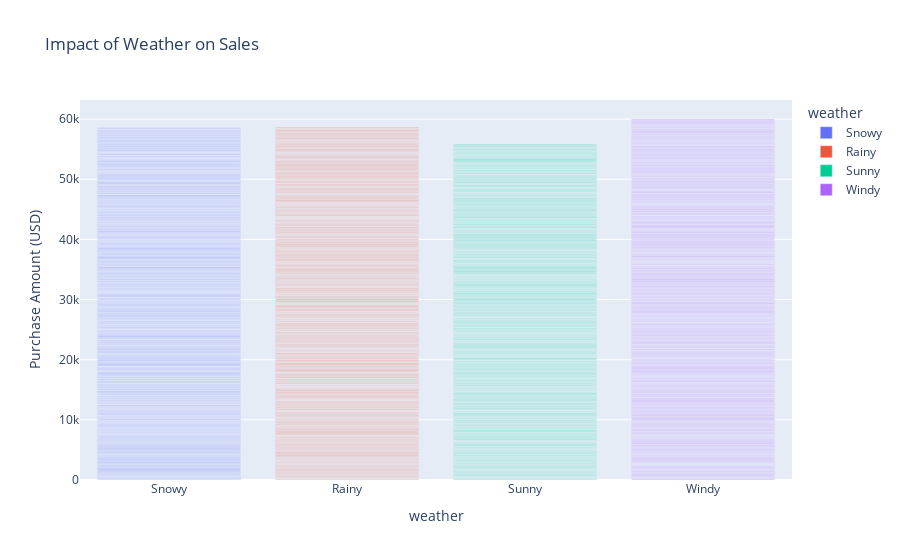

Source (notebook cell):
### Markdown cell above
#### Impact of Weather on Sales.

### Code cell
fig = px.bar(data, x='weather', y='Purchase Amount (USD)', color='weather',
             title='Impact of Weather on Sales')
fig.show()

### Figure 1 — Plotly figure (JSON) as saved in the notebook; plotly's stock layout.template omitted (floating-point values rounded to 4 significant figures; data arrays with more than 128 entries replaced by an {"elided": "..."} marker saying what was removed)
{"data": [{"alignmentgroup": "True", "hovertemplate": "weather=%{x}<br>Purchase Amount (USD)=%{y}<extra></extra>", "legendgroup": "Snowy", "marker": {"color": "#636efa", "pattern": {"shape": ""}}, "name": "Snowy", "offsetgroup": "Snowy", "orientation": "v", "showlegend": true, "textposition": "auto", "type": "bar", "x": {"elided": "971 str values"}, "xaxis": "x", "y": {"elided": "971 int values"}, "yaxis": "y"}, {"alignmentgroup": "True", "hovertemplate": "weather=%{x}<br>Purchase Amount (USD)=%{y}<extra></extra>", "legendgroup": "Rainy", "marker": {"color": "#EF553B", "pattern": {"shape": ""}}, "name": "Rainy", "offsetgroup": "Rainy", "orientation": "v", "showlegend": true, "textposition": "auto", "type": "bar", "x": {"elided": "999 str values"}, "xaxis": "x", "y": {"elided": "999 int values"}, "yaxis": "y"}, {"alignmentgroup": "True", "hovertemplate": "weather=%{x}<br>Purchase Amount (USD)=%{y}<extra></extra>", "legendgroup": "Sunny", "marker": {"color": "#00cc96", "pattern": {"shape": ""}}, "name": "Sunny", "offsetgroup": "Sunny", "orientation": "v", "showlegend": true, "textposition": "auto", "type": "bar", "x": {"elided": "955 str values"}, "xaxis": "x", "y": {"elided": "955 int values"}, "yaxis": "y"}, {"alignmentgroup": "True", "hovertemplate": "weather=%{x}<br>Purchase Amount (USD)=%{y}<extra></extra>", "legendgroup": "Windy", "marker": {"color": "#ab63fa", "pattern": {"shape": ""}}, "name": "Windy", "offsetgroup": "Windy", "orientation": "v", "showlegend": true, "textposition": "auto", "type": "bar", "x": {"elided": "975 str values"}, "xaxis": "x", "y": {"elided": "975 int values"}, "yaxis": "y"}], "layout": {"autosize": true, "barmode": "relative", "legend": {"title": {"text": "weather"}, "tracegroupgap": 0}, "title": {"text": "Impact of Weather on Sales"}, "xaxis": {"anchor": "y", "autorange": true, "categoryarray": ["Snowy", "Rainy", "Sunny", "Windy"], "categoryorder": "array", "domain": [0, 1], "range": [-0.5, 3.5], "title": {"text": "weather"}, "type": "category"}, "yaxis": {"anchor": "x", "autorange": true, "domain": [0, 1], "range": [0, 63180.0], "title": {"text": "Purchase Amount (USD)"}, "type": "linear"}}}
